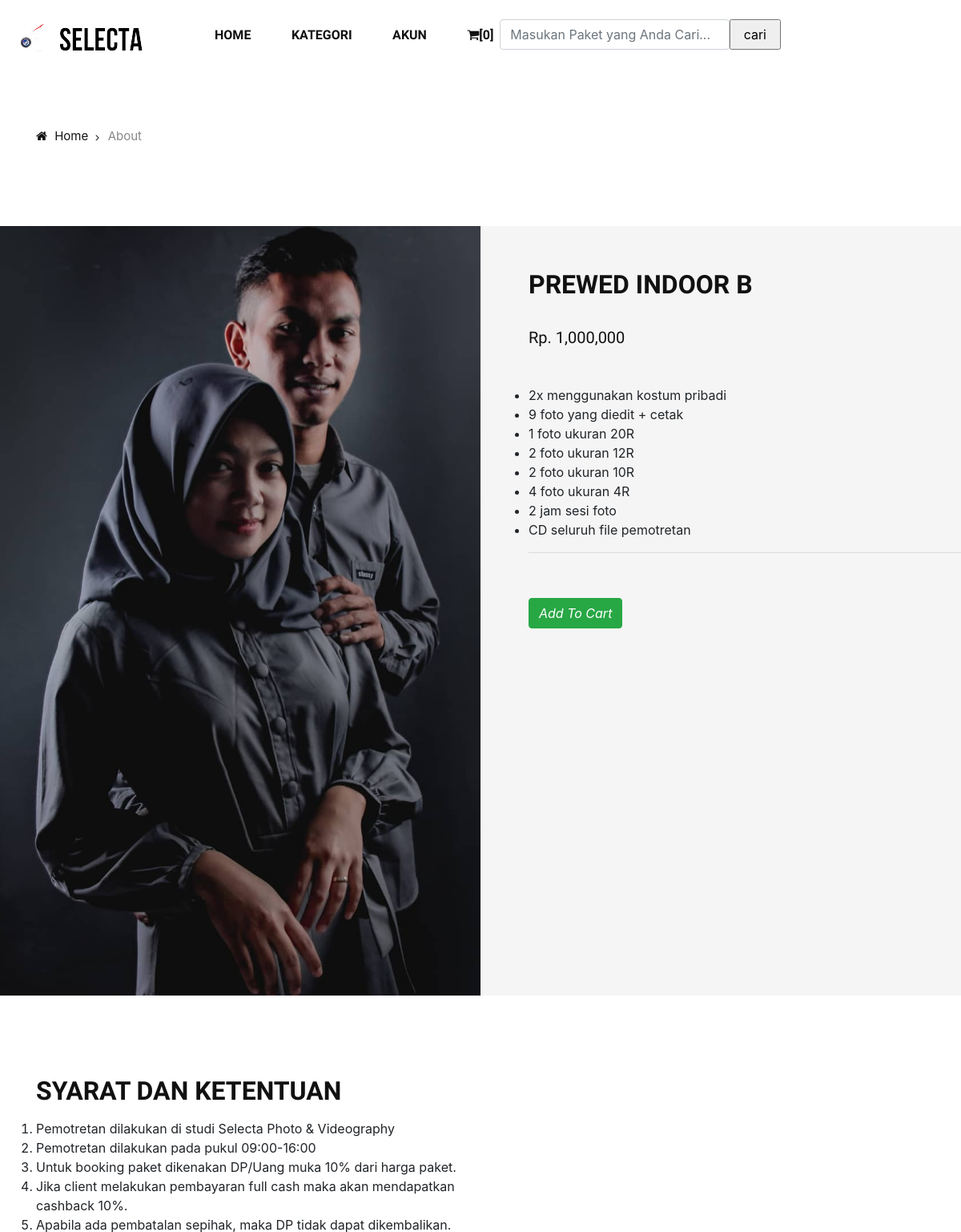
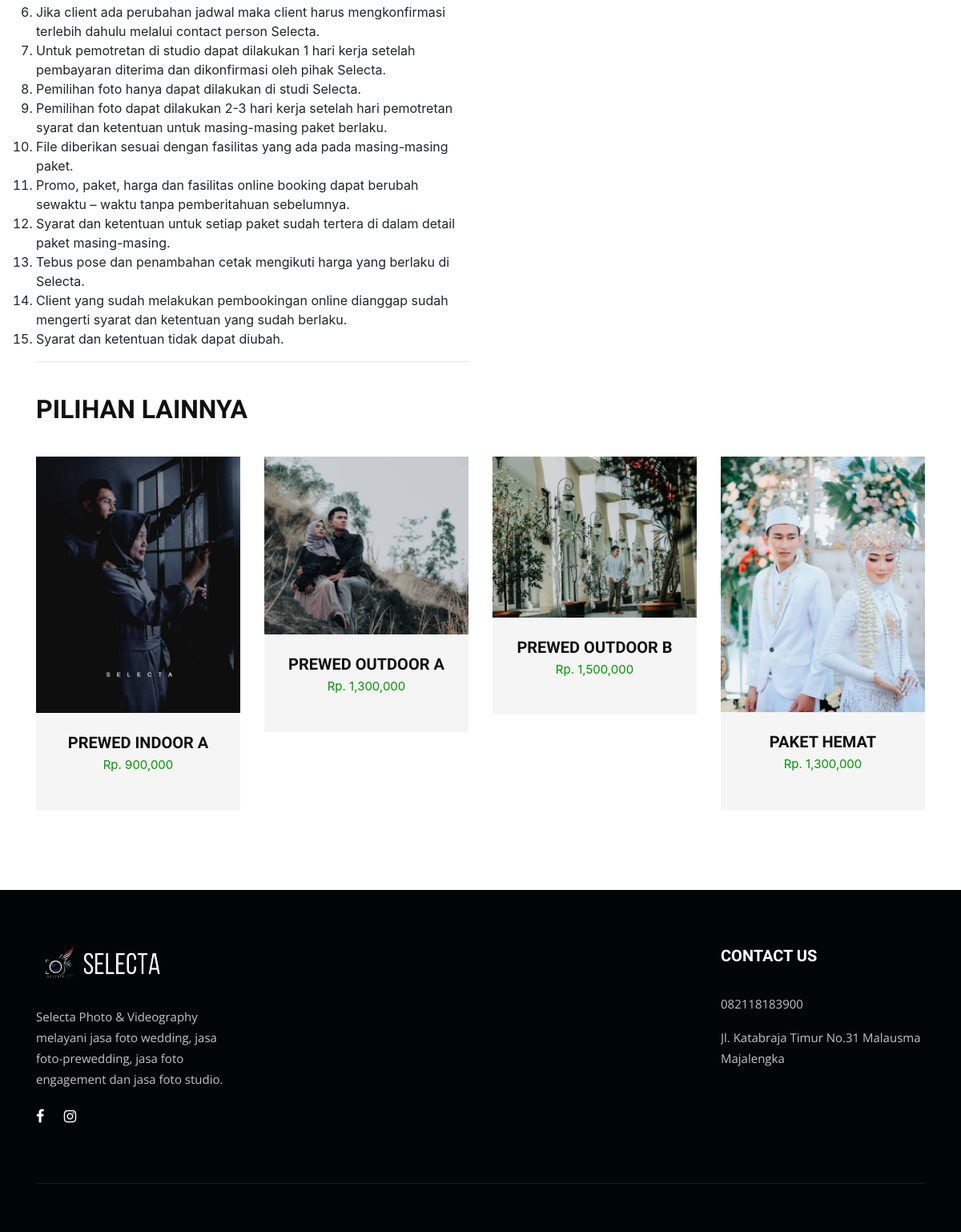
Page /home/detail_paket/14 on the committed database (2 pictures, top to bottom).
### tables this page shows
CREATE TABLE `paket` (
  `id_paket` int(11) NOT NULL,
  `id_kategori` int(11) DEFAULT NULL,
  `nama_paket` varchar(128) DEFAULT NULL,
  `harga` varchar(128) DEFAULT NULL,
  `diskon` bigint(20) DEFAULT NULL,
  `stock` bigint(20) DEFAULT NULL,
  `deskripsi` text DEFAULT NULL,
  `ketentuan` text DEFAULT NULL,
  `gambar` text DEFAULT NULL
);

### application/views/layout/frontend/v_wrapper.php (called while the page is built)
<?php
require_once('v_head.php');
require_once('v_header.php');
require_once('v_nav.php');
require_once('v_content.php');
require_once('v_footer.php');

### application/controllers/Home.php (called while the page is built, shortened)
<?php
class Home extends CI_Controller
{
    public function __construct()
    {
        $this->load->model('m_paket');
        $this->load->model('m_admin');
        $this->load->model('m_transaksi');
        $this->load->model('m_home');
    }
    public function detail_paket($id_paket)
    {
        $data = array(
            'title' => 'Detail Paket',
            'paket' => $this->m_home->detail_paket($id_paket),
            'related_paket' => $this->m_home->related_paket($id_paket),
            'isi' => 'layout/frontend/detail/v_detail'
        );
        $this->load->view('layout/frontend/v_wrapper', $data, FALSE);
    }
}

### index.php (called while the page is built, shortened)
<?php
require_once BASEPATH.'core/CodeIgniter.php';

### application/models/M_transaksi.php (called while the page is built, shortened)
<?php
class M_transaksi extends CI_Model
{
    public function jml_keranjang()
    {
        $this->db->where('id_pelanggan', $this->session->userdata('id_pelanggan'));
        return $this->db->get('keranjang')->num_rows();
    }
}

### application/views/layout/frontend/v_content.php (called while the page is built)
<?php
if ($isi) {
    $this->load->view($isi);
}

### application/models/M_home.php (called while the page is built, shortened)
<?php
class M_home extends CI_Model
{
    public function kategori_paket()
    {
        $this->db->select('*');
        $this->db->from('kategori');
        $this->db->order_by('id_kategori', 'desc');
        return $this->db->get()->result();
    }
    public function total_followup()
    {
        $this->db->where('status_pesan=2');
        $this->db->where('id_pelanggan', $this->session->userdata('id_pelanggan'));
        return $this->db->get('pemesanan')->num_rows();
    }
    public function total_pesan()
    {
        $this->db->where('status_pesan=0');
        $this->db->where('id_pelanggan', $this->session->userdata('id_pelanggan'));
        return $this->db->get('pemesanan')->num_rows();
    }
    public function detail_paket($id_paket)
    {
        $this->db->select('*');
        $this->db->from('paket');
        $this->db->join('kategori', 'kategori.id_kategori = paket.id_kategori', 'left');
        $this->db->where('id_paket', $id_paket);
        return $this->db->get()->row();
    }
    public function related_paket($id_paket)
    {
        return $this->db->where(array('id_paket !=' => $id_paket))->limit(4)->get('paket')->result();
    }
}

### application/views/layout/frontend/detail/v_detail.php (the view, shortened to what this page needs)
<div class="breadcrumb-option spad">
    <div class="container">
        <div class="row">
            <div class="col-lg-12">
                <div class="bo-links">
                    <a href="<?= base_url() ?>"><i class="fa fa-home"></i> Home</a>
                    <span>About</span>
                </div>
            </div>
        </div>
    </div>
</div>
<section class="about-section">
    <div class="container-fluid">
        <div class="row">
            <div class="col-lg-6 p-0">
                <div class="about-pic set-bg" data-setbg="<?= base_url('assets/gambar/' . $paket->gambar) ?>">
                </div>
            </div>
            <div class="col-lg-6 p-0">
                <div class="about-text">
                    <div class="section-title">
                        <h2><?= $paket->nama_paket ?></h2>
                        <h5><?php if ($paket->diskon > 0) : ?>
                                <span class="mr-2 price-dc"><strike><small>Rp <?= number_format($paket->harga, 0); ?></small></strike></span>
                                <span class="price-sale text-success">Rp <?= number_format($paket->harga - $paket->diskon); ?></span>
                            <?php else : ?>
                                <span>Rp. <?= number_format($paket->harga) ?></span>
                            <?php endif; ?>
                        </h5><br>
                        <p><?= $paket->deskripsi ?></p>
                        <hr>
                    </div>
                    <div class="at-list">
                        <button type="submit" class="btn btn-success mx-30" data-name="<?= $paket->nama_paket; ?>" data-price="<?= ($paket->diskon > 0) ? ($paket->harga - $paket->diskon) : $paket->harga ?>" data-id="<?= $paket->id_paket; ?>">
                            <span><i class="icon-cart">Add To Cart</i></span>
                        </button>
                    </div>
                </div>
            </div>
        </div>
    </div>
</section>
<section class="team-section spad">
    <div class="container">
        <div class="row">
            <div class="col-lg-6 col-md-6">
                <div class="section-title">
                    <h2>Syarat Dan Ketentuan</h2>
                    <p><?= $paket->ketentuan ?></p>
                        <hr>
                </div>
                <div class="section-title">
                    <h2>Pilihan Lainnya</h2>
                </div>
            </div>
        </div>
        <div class="row">
            <?php foreach ($related_paket as $key => $value) { ?>
                <div class="col-lg-3 col-md-6 col-sm-6">
                    <div class="team-item">
                        <a href="<?= base_url('home/detail_paket/' . $value->id_paket) ?>"><img src="<?= base_url('assets/gambar/' . $value->gambar) ?>" width="500px" alt=""></a>
                        <div class="ti-text">
                            <h5><?= $value->nama_paket ?></h5>
                            <span>Rp. <?= number_format($value->harga, 0) ?></span>
                        </div>
                    </div>
                </div>
            <?php } ?>
        </div>
    </div>
</section>

### application/views/layout/frontend/v_head.php (shortened to what this page needs)
<!DOCTYPE html>
<html lang="zxx">
<head>
	<link rel="stylesheet" href="<?= base_url() ?>template1/css/bootstrap.min.css" type="text/css">
	<link rel="stylesheet" href="<?= base_url() ?>template1/css/font-awesome.min.css" type="text/css">
	<link rel="stylesheet" href="<?= base_url() ?>template1/css/elegant-icons.css" type="text/css">
	<link rel="stylesheet" href="<?= base_url() ?>template1/css/owl.carousel.min.css" type="text/css">
	<link rel="stylesheet" href="<?= base_url() ?>template1/css/magnific-popup.css" type="text/css">
	<link rel="stylesheet" href="<?= base_url() ?>template1/css/slicknav.min.css" type="text/css">
	<link rel="stylesheet" href="<?= base_url() ?>template1/css/style.css" type="text/css">
	<link rel="stylesheet" href="<?= base_url() ?>assets/bootstrap-datepicker/css/bootstrap.min.css">
	<link rel="stylesheet" href="<?= base_url() ?>assets/bootstrap-datepicker/css/bootstrap-datepicker.min.css">
</head>

### application/views/layout/frontend/v_header.php (shortened to what this page needs)
<body>

### application/views/layout/frontend/v_nav.php (shortened to what this page needs)
<header class="header-section">
    <div class="container-fluid">
        <div class="row">
            <div class="col-lg-12">
                <div class="logo">
                    <a href="<?= base_url() ?>">
                        <img src="<?= base_url() ?>template1/img/selecta1.png" alt="">
                    </a>
                </div>
                <nav class="nav-menu mobile-menu">
                    <ul>
                        <?php
                        $jml_keranjang = $this->m_transaksi->jml_keranjang();
                        ?>
                        <li><a href="<?= base_url() ?>">Home</a></li>
                        <li><a href="#">Kategori</a>
                        </li>
                        <li><a href="#">Akun</a>
                        </li>
                        <li class="nav-item cta cta-colored"><a href="<?= base_url('pesan') ?>" class="nav-link"><i class="fa fa-shopping-cart"></i>[<?= $jml_keranjang ?>]</a></li>
                    </ul>
                </nav><br>
                <div class="col-lg-10">
                    <form action="<?= base_url('pencarian') ?>" method="get">
                        <div class="form-group d-flex">
                            <input type="text" class="form-control" name="keyword" placeholder="Masukan Paket yang Anda Cari...">
                            <input type="submit" value="cari" class="submit px-3">
                        </div>
                    </form>
                </div>
            </div>
        </div>
    </div>
</header>

### application/views/layout/frontend/v_footer.php (shortened to what this page needs)
<footer class="footer-section">
	<div class="container">
		<div class="row">
			<div class="col-lg-3 col-md-6 col-sm-6">
				<div class="fs-about">
					<div class="fa-logo">
						<a href="#">
							<img src="<?= base_url() ?>template1/img/selecta2.png" alt="">
						</a>
					</div>
					<p>Selecta Photo & Videography melayani jasa foto wedding, jasa foto-prewedding, jasa foto engagement dan jasa foto studio.</p>
					<div class="fa-social">
						<a href="https://www.facebook.com/umam.muhammad.35"><i class="fa fa-facebook"></i></a>
						<a href="https://www.instagram.com/muhammad_umam_alfarizi/"><i class="fa fa-instagram"></i></a>
					</div>
				</div>
			</div>
			<div class="col-lg-3 col-md-6 col-sm-6">
			</div>
			<div class="col-lg-3 col-md-6 col-sm-6">
			</div>
			<div class="col-lg-3 col-md-6 col-sm-6">
				<div class="fs-widget">
					<h5>Contact Us</h5>
					<p>082118183900</p>
					<p>Jl. Katabraja Timur No.31 Malausma Majalengka</p>
				</div>
			</div>
			<div class="col-lg-12">
				<div class="copyright-text">
				</div>
			</div>
		</div>
	</div>
</footer>
</body>
</html>

### template1/css/style.css (style rules this page uses)
html, body { height: 100%; font-family: "Open Sans", sans-serif; -webkit-font-smoothing: antialiased; font-smoothing: antialiased; }
h1, h2, h3, h4, h5, h6 { margin: 0; color: #111111; font-weight: 400; font-family: "Quantico", sans-serif; }
h2 { font-size: 36px; }
h5 { font-size: 18px; }
p { font-size: 15px; font-family: "Open Sans", sans-serif; color: #666666; font-weight: 400; line-height: 26px; margin: 0 0 15px 0; }
img { max-width: 100%; }
ul, ol { padding: 0; margin: 0; }
.section-title { margin-bottom: 40px; }
.section-title h2 { color: #111111; font-weight: 700; text-transform: uppercase; margin-bottom: 15px; }
.section-title p { color: #666666; }
.set-bg { background-repeat: no-repeat; background-size: cover; background-position: top center; }
.spad { padding-top: 100px; padding-bottom: 100px; }
.logo { float: left; padding: 30px 0; margin-right: 80px; }
.logo a { display: inline-block; }
.nav-menu { float: left; }
.nav-menu ul li { list-style: none; display: inline-block; margin-right: 30px; position: relative; }
.nav-menu ul li:last-child { margin-right: 0; }
.nav-menu ul li a { font-size: 16px; font-weight: 700; text-transform: uppercase; color: #111111; display: block; padding: 32px 8px 30px; position: relative; font-family: "Quantico", sans-serif; }
.nav-menu ul li a:after { position: absolute; left: 0; bottom: 0; height: 3px; width: 100%; background: #009603; content: ""; opacity: 0; -webkit-transition: all 0.3s; -o-transition: all 0.3s; transition: all 0.3s; }
.footer-section { background: #000606; padding-top: 70px; }
.fs-about { margin-bottom: 30px; }
.fs-about .fa-logo { margin-bottom: 34px; }
.fs-about p { color: #c4c4c4; margin-bottom: 20px; }
.fs-about .fa-social a { display: inline-block; font-size: 18px; color: #ffffff; margin-right: 20px; }
.fs-about .fa-social a:last-child { margin-right: 0; }
.fs-widget { margin-bottom: 30px; overflow: hidden; }
.fs-widget h5 { font-size: 20px; color: #ffffff; font-weight: 700; text-transform: uppercase; margin-bottom: 35px; }
.fs-widget p { color: #c4c4c4; }
.copyright-text { font-size: 15px; color: #c4c4c4; text-align: center; border-top: 1px solid #181d1d; padding: 30px 0; margin-top: 40px; }
.breadcrumb-option { padding-top: 55px; }
.breadcrumb-option .bo-links a { font-size: 15px; color: #111111; margin-right: 20px; position: relative; }
.breadcrumb-option .bo-links a i { margin-right: 5px; }
.breadcrumb-option .bo-links a:after { position: absolute; right: -18px; top: 1px; content: "5"; font-family: "ElegantIcons"; }
.breadcrumb-option .bo-links span { font-size: 15px; color: #888888; }
.about-pic { height: 960px; position: relative; }
.about-text { background: #f5f5f5; padding-left: 60px; padding-top: 50px; height: 960px; }
.about-text .section-title h2 { line-height: 47px; margin-bottom: 30px; }
.team-section { padding-bottom: 70px; }
.team-item { background: #f5f5f5; text-align: center; margin-bottom: 30px; }
.team-item img { min-width: 100%; }
.team-item .ti-text { padding: 25px 0; }
.team-item .ti-text h5 { font-size: 20px; color: #111111; font-weight: 700; text-transform: uppercase; margin-bottom: 5px; }
.team-item .ti-text span { display: block; font-size: 15px; color: #009603; margin-bottom: 20px; }
@media only screen and (min-width: 1200px) { .container { max-width: 1170px; } }

### rows in the picture
paket: nama_paket "PREWED INDOOR B", harga "1,000,000", deskripsi "2x menggunakan kostum pribadi 9 foto yang diedit + cetak 1 foto ukuran 20R 2 foto ukuran 12R 2 foto ukuran 10R 4 foto ukuran 4R 2 jam sesi foto CD seluruh file pemotretan", ketentuan "Pemotretan dilakukan di studi Selecta Photo & Videography Pemotretan dilakukan pada pukul 09:00-16:00 Untuk booking paket dikenakan DP/Uang muka 10% dari harga paket. Jika client melakukan pembayaran full cash maka akan mendapatkan cashback 10%. Apabila ada pembatalan sepihak, maka DP tidak dapat dikembalikan. Jika client ada perubahan jadwal maka client harus mengkonfirmasi terlebih dahulu melalui contact person Selecta. Untuk pemotretan di studio dapat dilakukan 1 hari kerja setelah pembayaran diterima dan dikonfirmasi oleh pihak Selecta. Pemilihan foto hanya dapat dilakukan di studi Selecta. Pemilihan foto dapat dilakukan 2-3 hari kerja setelah hari pemotretan syarat dan ketentuan untuk…"
paket: gambar (picture), nama_paket "PREWED INDOOR A", harga "900,000"
paket: gambar (picture), nama_paket "PREWED OUTDOOR A", harga "1,300,000"
paket: gambar (picture), nama_paket "PREWED OUTDOOR B", harga "1,500,000"
paket: gambar (picture), nama_paket "PAKET HEMAT", harga "1,300,000"

### other values in the picture
$jml_keranjang "0"
